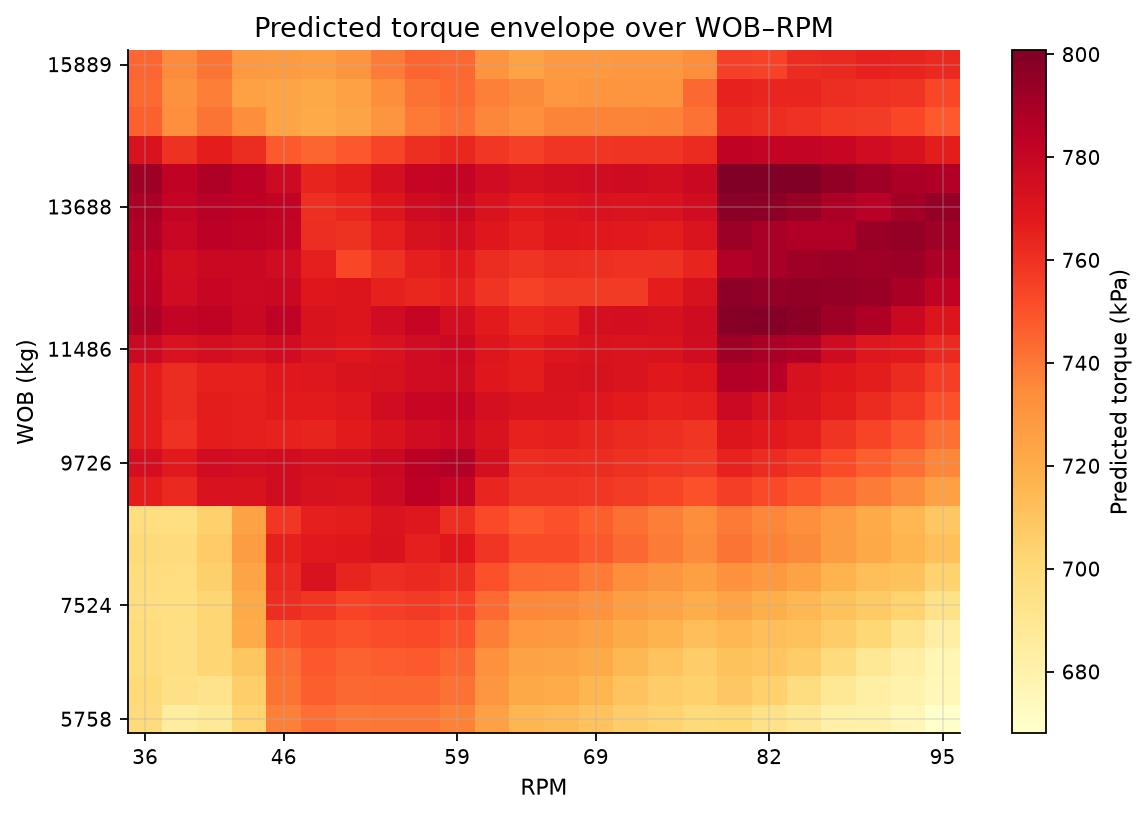
#> input picture figures/fig3_envelope_heatmap.png, 1147 x 816 px
$ python make_3d_schematic.py
#> lines starting #> are read from the running program, lines starting #| are printed output that depends on the picture
"""3D schematic illustration for this project.
Rendered in Python (matplotlib) - not ANSYS/Fluent/STAR-CCM+ output.
Run: python make_3d_schematic.py  (needs matplotlib, numpy)
"""
import numpy as np
import matplotlib
matplotlib.use('Agg')
import matplotlib.pyplot as plt
from mpl_toolkits.mplot3d.art3d import Poly3DCollection

def hull_mesh(L=100.0, B=20.0, T=8.0, D=6.0, p=1.0, q=0.8, nx=61, ny=31):
    xs = np.linspace(-L/2, L/2, nx)
    a = np.linspace(0, np.pi, ny)
    X, A = np.meshgrid(xs, a)
    xn = 2*X/L
    hb = (B/2.0)*np.maximum(0.0, 1-xn**2)**p
    Y = hb*np.cos(A)
    Z = D - (D+T)*np.sin(A)**q
    return X, Y, Z

def draw_hull(ax, L, B, T, D, p=1.0, q=0.8, color='#b8c4cc', alpha=0.95):
    X, Y, Z = hull_mesh(L, B, T, D, p, q)
    ax.plot_surface(X, Y, Z, color=color, alpha=alpha, shade=True,
                    rstride=2, cstride=2, linewidth=0, antialiased=True)

def box(ax, x0,x1, y0,y1, z0,z1, color='lightgray', alpha=1.0):
    v = np.array([[x0,y0,z0],[x1,y0,z0],[x1,y1,z0],[x0,y1,z0],
                  [x0,y0,z1],[x1,y0,z1],[x1,y1,z1],[x0,y1,z1]])
    faces = [[v[0],v[1],v[2],v[3]],[v[4],v[5],v[6],v[7]],
             [v[0],v[1],v[5],v[4]],[v[2],v[3],v[7],v[6]],
             [v[1],v[2],v[6],v[5]],[v[4],v[7],v[3],v[0]]]
    ax.add_collection3d(Poly3DCollection(faces, facecolor=color, alpha=alpha,
                                        edgecolor='#333333', linewidths=0.4))

def plane(ax, x0,x1, y0,y1, z, color, alpha):
    X, Y = np.meshgrid([x0,x1],[y0,y1])
    ax.plot_surface(X, Y, np.full_like(X,float(z)), color=color, alpha=alpha, shade=False)

def water(ax, x0,x1, y0,y1, z=0):
    plane(ax, x0,x1, y0,y1, z, '#7fb3d5', 0.16)

def seabed(ax, x0,x1, y0,y1, z, color='#d9c9a8'):
#> called with x0 = -260, x1 = 260, y0 = -200, y1 = 200, z = -150, color = '#d9c9a8'
    plane(ax, x0,x1, y0,y1, z, color, 0.5)
    for gx in np.linspace(x0,x1,9):
        ax.plot([gx,gx],[y0,y1],[z,z], color='#b09a72', lw=0.4, alpha=0.6)
    for gy in np.linspace(y0,y1,7):
        ax.plot([x0,x1],[gy,gy],[z,z], color='#b09a72', lw=0.4, alpha=0.6)

def mooring_line(ax, p0, p1, n=60, **kw):
    s = np.linspace(0,1,n)
    x = p0[0]+(p1[0]-p0[0])*s
    y = p0[1]+(p1[1]-p0[1])*s
    z = p0[2]+(p1[2]-p0[2])*(s**1.6)
    ax.plot(x, y, z, **kw)

def finish(ax, fname, title, elev=18, azim=-58):
    ax.set_title(title, fontsize=12, pad=10)
    ax.set_xlabel('x (m)'); ax.set_ylabel('y (m)')
    ax.set_zlabel('z (m)')
    ax.view_init(elev=elev, azim=azim)
    plt.tight_layout()
    plt.savefig(fname, dpi=150, bbox_inches='tight')
    plt.close()
    print('saved', fname)

from pathlib import Path
import numpy as np

L, B, T, D = 220.0, 36.0, 12.0, 10.0
DEPTH = 150.0
fig = plt.figure(figsize=(11, 7.5))
ax = fig.add_subplot(111, projection='3d')

draw_hull(ax, L, B, T, D, p=0.7, q=1.0)
box(ax, -L/2, L/2, -B/2*0.92, B/2*0.92, D-0.5, D+0.5, color='#8a949c', alpha=0.9)
# derrick (tapered tower amidships)
box(ax, -10, 10, -8, 8, D, D+55, color='#e8b64c', alpha=0.95)
box(ax, -6, 6, -5, 5, D+55, D+62, color='#c98f2b', alpha=0.95)
# moonpool + drill string to seabed
ax.plot([0, 0], [0, 0], [D+55, -DEPTH], color='#333333', lw=2.5)
ax.plot([0, 0], [0, 0], [-DEPTH, -DEPTH-6], color='#c0392b', lw=4)  # drill bit

water(ax, -260, 260, -200, 200)
seabed(ax, -260, 260, -200, 200, -DEPTH)

ax.text(14, 10, D+40, 'derrick', fontsize=9)
ax.text(8, 8, -70, 'drill string\n(WOB / RPM / torque)', fontsize=9)
ax.text(120, 120, -DEPTH+6, 'seabed', fontsize=9)
ax.text(-95, -60, D+30, 'drillship', fontsize=10, ha='center')
_inset = fig.add_axes([0.73, 0.16, 0.22, 0.22])
_inset.imshow(plt.imread(str(Path(__file__).parent / 'fig3_envelope_heatmap.png')))
_inset.axis('off')
_inset.set_title('WOB-RPM envelope', fontsize=7)
ax.text2D(0.02, 0.96, 'Innovation: operational envelope identification\nTorque predicted from WOB / RPM  -  XGBoost R2 = 0.913',
    transform=ax.transAxes, fontsize=8.5, va='top', ha='left',
    bbox=dict(boxstyle='round,pad=0.4', facecolor='white', alpha=0.88))
finish(ax, str(Path(__file__).parent / 'fig5_rig_3d.png'),
       'Deep-sea mining rig drilling schematic', elev=15, azim=-60)
#> in finish, `plt.savefig(fname, dpi=150, bbox_inches='tight')`:
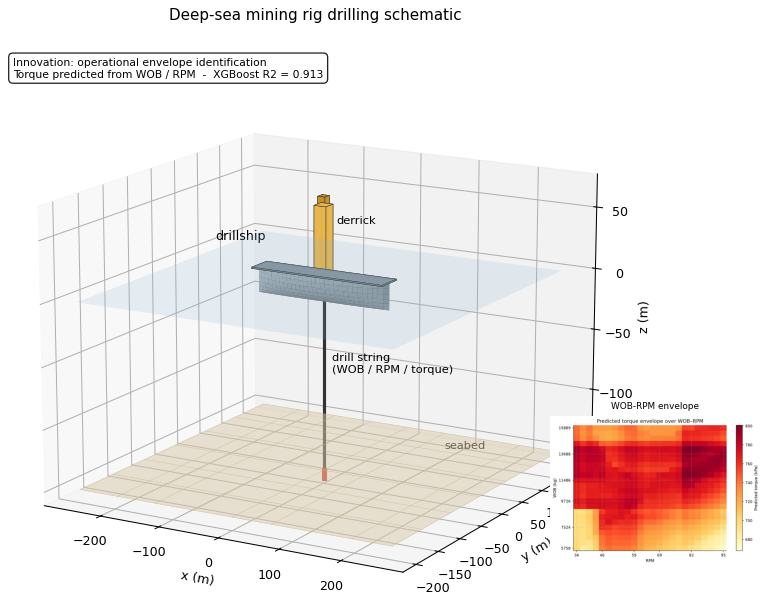
#> figure drawn by matplotlib, 2 panels
